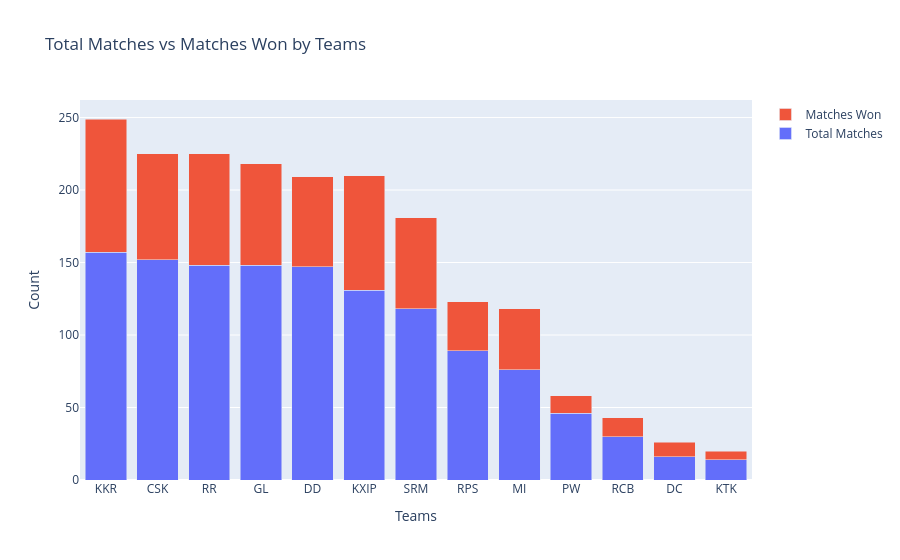

The code cell stored with this chart in its notebook:
### Code cell
py.init_notebook_mode(connected = True)

matches_played_byteams = pd.concat([matches['team1'], matches['team2']])

matches_played_byteams = matches_played_byteams.value_counts().reset_index()
matches_played_byteams.columns = ['Team', 'Total Matches']

wins = matches['winner'].value_counts().reset_index()
wins.columns = ['Team', 'Wins']

matches_played_byteams = matches_played_byteams.merge(wins, on = 'Team', how = 'left')
matches_played_byteams['Wins'].fillna(0, inplace = True)

matches_played_byteams.set_index('Team', inplace = True)

trace1 = go.Bar(
    x = matches_played_byteams.index,
    y = matches_played_byteams['Total Matches'],
    name = 'Total Matches'
)
trace2 = go.Bar(
    x = matches_played_byteams.index,
    y = matches_played_byteams['Wins'],
    name = 'Matches Won' 
)
data = [trace1, trace2]
layout = go.Layout(
    title = 'Total Matches vs Matches Won by Teams',
    xaxis = dict(title = 'Teams'),
    yaxis = dict(title = 'Count'),
    barmode = 'stack'
)
fig = go.Figure(data  = data, layout = layout)
py.iplot(fig, filename = 'stacked-bar')

### Figure 1 — Plotly figure (JSON) as saved in the notebook; plotly's stock layout.template omitted (floating-point values rounded to 4 significant figures)
{"data": [{"name": "Total Matches", "type": "bar", "x": ["KKR", "CSK", "RR", "GL", "DD", "KXIP", "SRM", "RPS", "MI", "PW", "RCB", "DC", "KTK"], "y": [157, 152, 148, 148, 147, 131, 118, 89, 76, 46, 30, 16, 14]}, {"name": "Matches Won", "type": "bar", "x": ["KKR", "CSK", "RR", "GL", "DD", "KXIP", "SRM", "RPS", "MI", "PW", "RCB", "DC", "KTK"], "y": [92, 73, 77, 70, 62, 79, 63, 34, 42, 12, 13, 10, 6]}], "layout": {"barmode": "stack", "title": {"text": "Total Matches vs Matches Won by Teams"}, "xaxis": {"title": {"text": "Teams"}}, "yaxis": {"title": {"text": "Count"}}}}
